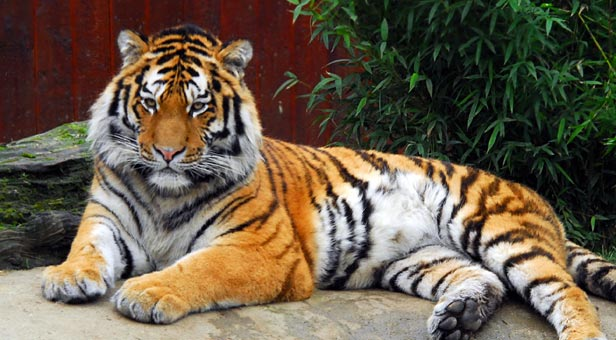
%> input picture bildat_lab3/tiger1.jpg, 616 x 340 px
$ octave kmeans_example.m   (GNU Octave 9; MATLAB toolbox functions it lacks are replaced by stand-ins)
%> lines starting %> are read from the running program, lines starting %| are printed output that depends on the picture
### bildat_lab3/mean_segments.m
function Inew = mean_segments(I, segm)

N = max(max(segm));
[h, w, c] = size(I);
Ic = single(reshape(I, [h*w, c]));
sc = reshape(segm, [h*w, 1]);
cols = zeros(N, c);
nums = zeros(N, 1);
for i=1:h*w
    s = sc(i);
    cols(s,:) = cols(s,:) + Ic(i,:);
    nums(s) = nums(s) + 1;
end
cols = bsxfun(@rdivide, cols, nums);
Inew = uint8(reshape(cols(sc,:), [h,w,c]));

### bildat_lab3/overlay_bounds.m
function imout = overlap_bounds(im, segm)
[h,w] = size(segm);
imcut = segm(2:h-1,2:w-1);
diff = [ ones(1,w) ; ones(h-2,1), ((imcut==segm(3:h,2:w-1)) & (imcut==segm(2:h-1,3:w)) & (imcut==segm(1:h-2,2:w-1)) & (imcut==segm(2:h-1,1:w-2))), ones(h-2,1); ones(1,w) ];
mask = repmat(uint8(diff), [1,1,3]);
imout = (im .* mask);
imout(:,:,1) = imout(:,:,1) + (1 - mask(:,:,1))*255;

### lab 3/kmeans_example.m
K = 12;               % number of clusters used
L = 100;              % number of iterations
seed = 14;           % seed used for random initialization
scale_factor = 1.0;  % image downscale factor
image_sigma = 1.0;   % image preblurring scale

% I = imread('orange.jpg');
I = imread('tiger1.jpg');
%> I is the input picture: size 340x616x3 uint8; mean R, G, B 106, 92.5, 74.4
% I = imread('tiger2.jpg');
% I = imread('tiger3.jpg');
I = imresize(I, scale_factor);
Iback = I;
d = 2*ceil(image_sigma*2) + 1;
h = fspecial('gaussian', [d d], image_sigma);
I = imfilter(I, h);
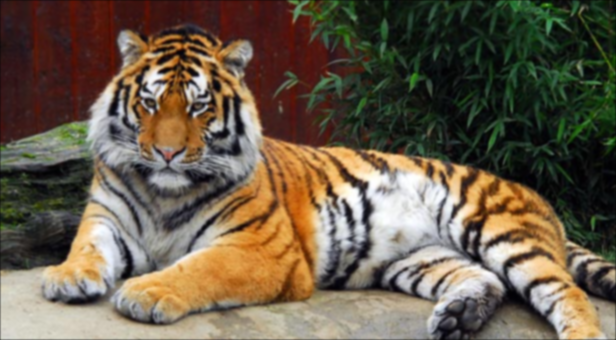
%> I: size 340x616x3 uint8; mean R, G, B 105.7, 92.2, 74.1
Iold = I;
for K = 2:9
    tic
%> the run ends on the next line
    [ segm, centers ] = kmeans_segm(I, K, L, seed);
% [15 lines not run here, left out]
function [segmentation, centers] = kmeans_segm(image, K, L, seed);
    % get the size of the image
    [width, height, ncolors] = size(image);

    % change the image representaion from 3d -> 2d.
    image2d = reshape(double(image), width*height, 3);

    % add a column to store the cluster that each pixel belongs to
    pixelsBellongingToCenters = zeros(width*height,3,K);

    % feed the random number generator with a seed
    rng(seed);

    % initiate K random selected clusters
    % centers = datasample(image2d(:,:), K)
    centers = zeros(K, 3);
    centers(1, :) = image(randi(width*height));
    for k = 2:K
        if k == 2
            D2 = pdist2(centers(1, :), image2d, 'squaredeuclidean');
        else
            D2 = min(pdist2(centers(1:k-1, :), image2d, 'squaredeuclidean'));
        end

        probs = D2 / sum(D2);
        cumprobs = cumsum(probs);
        t = rand();
        [~, I] = max(cumprobs >= t); % yields index of first value larger than t

        centers(k, :) = image2d(I, :);
    end

    % interate L times
    for l = 1:L
        [distances, indexes] = min(pdist2(centers, image2d));
        for Kindex = 1:K
            centers(Kindex, :) = mean(image2d(indexes(:)==Kindex, :));
        end
    end

   %
   segmentation = reshape(uint8(indexes), [width, height]);
end
